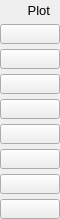
    <widget class="PyDMFrame" name="composite_12">
      <property name="geometry">
        <rect>
          <x>1071</x>
          <y>60</y>
          <width>60</width>
          <height>219</height>
        </rect>
      </property>
      <widget class="QLabel" name="text_24">
        <property name="geometry">
          <rect>
            <x>10</x>
            <y>0</y>
            <width>40</width>
            <height>20</height>
          </rect>
        </property>
        <property name="text">
          <string>Plot</string>
        </property>
        <property name="font" stdset="0">
          <font>
            <pointsize>10</pointsize>
          </font>
        </property>
        <property name="brush" stdset="0">
          <brush brushstyle="SolidPattern">
            <color alpha="255">
              <red>0</red>
              <green>0</green>
              <blue>0</blue>
            </color>
          </brush>
        </property>
        <property name="toolTip">
          <string>text_24</string>
        </property>
        <property name="alignment">
          <set>Qt::AlignRight|Qt::AlignTrailing|Qt::AlignVCenter</set>
        </property>
        <property name="styleSheet">
          <string notr="true">QLabel#text_24 {
  color: rgb(0, 0, 0);
  }</string>
        </property>
      </widget>
      <widget class="PyDMRelatedDisplayButton" name="related_display_8">
        <property name="geometry">
          <rect>
            <x>0</x>
            <y>24</y>
            <width>60</width>
            <height>20</height>
          </rect>
        </property>
        <property name="showIcon" stdset="0">
          <bool>true</bool>
        </property>
        <property name="font" stdset="0">
          <font>
            <pointsize>10</pointsize>
          </font>
        </property>
        <property name="styleSheet">
          <string notr="true">PyDMRelatedDisplayButton#related_display_8 {
  color: rgb(0, 0, 0);
  background-color: rgb(115, 223, 255);
  }</string>
        </property>
        <property name="titles" stdset="0">
          <stringlist>
            <string>Time series minimum</string>
            <string>Time series maximum</string>
            <string>Time series mean</string>
            <string>Time series total</string>
            <string>Time series net</string>
          </stringlist>
        </property>
        <property name="filenames" stdset="0">
          <stringlist>
            <string>TimeSeries_V31.ui</string>
            <string>TimeSeries_V31.ui</string>
            <string>TimeSeries_V31.ui</string>
            <string>TimeSeries_V31.ui</string>
            <string>TimeSeries_V31.ui</string>
          </stringlist>
        </property>
        <property name="macros" stdset="0">
          <stringlist>
            <string>P=${P},R=${R},PLT=${ROI1}TSMinValue</string>
            <string>P=${P},R=${R},PLT=${ROI1}TSMaxValue</string>
            <string>P=${P},R=${R},PLT=${ROI1}TSMeanValue</string>
            <string>P=${P},R=${R},PLT=${ROI1}TSTotal</string>
            <string>P=${P},R=${R},PLT=${ROI1}TSNet</string>
          </stringlist>
        </property>
        <property name="openInNewWindow" stdset="0">
          <bool>true</bool>
        </property>
      </widget>
      <widget class="PyDMRelatedDisplayButton" name="related_display_9">
        <property name="geometry">
          <rect>
            <x>0</x>
            <y>49</y>
            <width>60</width>
            <height>20</height>
          </rect>
        </property>
        <property name="showIcon" stdset="0">
          <bool>true</bool>
        </property>
        <property name="font" stdset="0">
          <font>
            <pointsize>10</pointsize>
          </font>
        </property>
        <property name="styleSheet">
          <string notr="true">PyDMRelatedDisplayButton#related_display_9 {
  color: rgb(0, 0, 0);
  background-color: rgb(115, 223, 255);
  }</string>
        </property>
        <property name="titles" stdset="0">
          <stringlist>
            <string>Time series minimum</string>
            <string>Time series maximum</string>
            <string>Time series mean</string>
            <string>Time series total</string>
            <string>Time series net</string>
          </stringlist>
        </property>
        <property name="filenames" stdset="0">
          <stringlist>
            <string>TimeSeries_V31.ui</string>
            <string>TimeSeries_V31.ui</string>
            <string>TimeSeries_V31.ui</string>
            <string>TimeSeries_V31.ui</string>
            <string>TimeSeries_V31.ui</string>
          </stringlist>
        </property>
        <property name="macros" stdset="0">
          <stringlist>
            <string>P=${P},R=${R},PLT=${ROI2}TSMinValue</string>
            <string>P=${P},R=${R},PLT=${ROI2}TSMaxValue</string>
            <string>P=${P},R=${R},PLT=${ROI2}TSMeanValue</string>
            <string>P=${P},R=${R},PLT=${ROI2}TSTotal</string>
            <string>P=${P},R=${R},PLT=${ROI2}TSNet</string>
          </stringlist>
        </property>
        <property name="openInNewWindow" stdset="0">
          <bool>true</bool>
        </property>
      </widget>
      <widget class="PyDMRelatedDisplayButton" name="related_display_10">
        <property name="geometry">
          <rect>
            <x>0</x>
            <y>74</y>
            <width>60</width>
            <height>20</height>
          </rect>
        </property>
        <property name="showIcon" stdset="0">
          <bool>true</bool>
        </property>
        <property name="font" stdset="0">
          <font>
            <pointsize>10</pointsize>
          </font>
        </property>
        <property name="styleSheet">
          <string notr="true">PyDMRelatedDisplayButton#related_display_10 {
  color: rgb(0, 0, 0);
  background-color: rgb(115, 223, 255);
  }</string>
        </property>
        <property name="titles" stdset="0">
          <stringlist>
            <string>Time series minimum</string>
            <string>Time series maximum</string>
            <string>Time series mean</string>
            <string>Time series total</string>
            <string>Time series net</string>
          </stringlist>
        </property>
        <property name="filenames" stdset="0">
          <stringlist>
            <string>TimeSeries_V31.ui</string>
            <string>TimeSeries_V31.ui</string>
            <string>TimeSeries_V31.ui</string>
            <string>TimeSeries_V31.ui</string>
            <string>TimeSeries_V31.ui</string>
          </stringlist>
        </property>
        <property name="macros" stdset="0">
          <stringlist>
            <string>P=${P},R=${R},PLT=${ROI3}TSMinValue</string>
            <string>P=${P},R=${R},PLT=${ROI3}TSMaxValue</string>
            <string>P=${P},R=${R},PLT=${ROI3}TSMeanValue</string>
            <string>P=${P},R=${R},PLT=${ROI3}TSTotal</string>
            <string>P=${P},R=${R},PLT=${ROI3}TSNet</string>
          </stringlist>
        </property>
        <property name="openInNewWindow" stdset="0">
          <bool>true</bool>
        </property>
      </widget>
      <widget class="PyDMRelatedDisplayButton" name="related_display_11">
        <property name="geometry">
          <rect>
            <x>0</x>
            <y>99</y>
            <width>60</width>
            <height>20</height>
          </rect>
        </property>
        <property name="showIcon" stdset="0">
          <bool>true</bool>
        </property>
        <property name="font" stdset="0">
          <font>
            <pointsize>10</pointsize>
          </font>
        </property>
        <property name="styleSheet">
          <string notr="true">PyDMRelatedDisplayButton#related_display_11 {
  color: rgb(0, 0, 0);
  background-color: rgb(115, 223, 255);
  }</string>
        </property>
        <property name="titles" stdset="0">
          <stringlist>
            <string>Time series minimum</string>
            <string>Time series maximum</string>
            <string>Time series mean</string>
            <string>Time series total</string>
            <string>Time series net</string>
          </stringlist>
        </property>
        <property name="filenames" stdset="0">
          <stringlist>
            <string>TimeSeries_V31.ui</string>
            <string>TimeSeries_V31.ui</string>
            <string>TimeSeries_V31.ui</string>
            <string>TimeSeries_V31.ui</string>
            <string>TimeSeries_V31.ui</string>
          </stringlist>
        </property>
        <property name="macros" stdset="0">
          <stringlist>
            <string>P=${P},R=${R},PLT=${ROI4}TSMinValue</string>
            <string>P=${P},R=${R},PLT=${ROI4}TSMaxValue</string>
            <string>P=${P},R=${R},PLT=${ROI4}TSMeanValue</string>
            <string>P=${P},R=${R},PLT=${ROI4}TSTotal</string>
            <string>P=${P},R=${R},PLT=${ROI4}TSNet</string>
          </stringlist>
        </property>
        <property name="openInNewWindow" stdset="0">
          <bool>true</bool>
        </property>
      </widget>
      <widget class="PyDMRelatedDisplayButton" name="related_display_12">
        <property name="geometry">
          <rect>
            <x>0</x>
            <y>124</y>
            <width>60</width>
            <height>20</height>
          </rect>
        </property>
        <property name="showIcon" stdset="0">
          <bool>true</bool>
        </property>
        <property name="font" stdset="0">
          <font>
            <pointsize>10</pointsize>
          </font>
        </property>
        <property name="styleSheet">
          <string notr="true">PyDMRelatedDisplayButton#related_display_12 {
  color: rgb(0, 0, 0);
  background-color: rgb(115, 223, 255);
  }</string>
        </property>
        <property name="titles" stdset="0">
          <stringlist>
            <string>Time series minimum</string>
            <string>Time series maximum</string>
            <string>Time series mean</string>
            <string>Time series total</string>
            <string>Time series net</string>
          </stringlist>
        </property>
        <property name="filenames" stdset="0">
          <stringlist>
            <string>TimeSeries_V31.ui</string>
            <string>TimeSeries_V31.ui</string>
            <string>TimeSeries_V31.ui</string>
            <string>TimeSeries_V31.ui</string>
            <string>TimeSeries_V31.ui</string>
          </stringlist>
        </property>
        <property name="macros" stdset="0">
          <stringlist>
            <string>P=${P},R=${R},PLT=${ROI5}TSMinValue</string>
            <string>P=${P},R=${R},PLT=${ROI5}TSMaxValue</string>
            <string>P=${P},R=${R},PLT=${ROI5}TSMeanValue</string>
            <string>P=${P},R=${R},PLT=${ROI5}TSTotal</string>
            <string>P=${P},R=${R},PLT=${ROI5}TSNet</string>
          </stringlist>
        </property>
        <property name="openInNewWindow" stdset="0">
          <bool>true</bool>
        </property>
      </widget>
      <widget class="PyDMRelatedDisplayButton" name="related_display_13">
        <property name="geometry">
          <rect>
            <x>0</x>
            <y>149</y>
            <width>60</width>
            <height>20</height>
          </rect>
        </property>
        <property name="showIcon" stdset="0">
          <bool>true</bool>
        </property>
        <property name="font" stdset="0">
          <font>
            <pointsize>10</pointsize>
          </font>
        </property>
        <property name="styleSheet">
          <string notr="true">PyDMRelatedDisplayButton#related_display_13 {
  color: rgb(0, 0, 0);
  background-color: rgb(115, 223, 255);
  }</string>
        </property>
        <property name="titles" stdset="0">
          <stringlist>
            <string>Time series minimum</string>
            <string>Time series maximum</string>
            <string>Time series mean</string>
            <string>Time series total</string>
            <string>Time series net</string>
          </stringlist>
        </property>
        <property name="filenames" stdset="0">
          <stringlist>
            <string>TimeSeries_V31.ui</string>
            <string>TimeSeries_V31.ui</string>
            <string>TimeSeries_V31.ui</string>
            <string>TimeSeries_V31.ui</string>
            <string>TimeSeries_V31.ui</string>
          </stringlist>
        </property>
        <property name="macros" stdset="0">
          <stringlist>
            <string>P=${P},R=${R},PLT=${ROI6}TSMinValue</string>
            <string>P=${P},R=${R},PLT=${ROI6}TSMaxValue</string>
            <string>P=${P},R=${R},PLT=${ROI6}TSMeanValue</string>
            <string>P=${P},R=${R},PLT=${ROI6}TSTotal</string>
            <string>P=${P},R=${R},PLT=${ROI6}TSNet</string>
          </stringlist>
        </property>
        <property name="openInNewWindow" stdset="0">
          <bool>true</bool>
        </property>
      </widget>
      <widget class="PyDMRelatedDisplayButton" name="related_display_14">
        <property name="geometry">
          <rect>
            <x>0</x>
            <y>174</y>
            <width>60</width>
            <height>20</height>
          </rect>
        </property>
        <property name="showIcon" stdset="0">
          <bool>true</bool>
        </property>
        <property name="font" stdset="0">
          <font>
            <pointsize>10</pointsize>
          </font>
        </property>
        <property name="styleSheet">
          <string notr="true">PyDMRelatedDisplayButton#related_display_14 {
  color: rgb(0, 0, 0);
  background-color: rgb(115, 223, 255);
  }</string>
        </property>
        <property name="titles" stdset="0">
          <stringlist>
            <string>Time series minimum</string>
            <string>Time series maximum</string>
            <string>Time series mean</string>
            <string>Time series total</string>
            <string>Time series net</string>
          </stringlist>
        </property>
        <property name="filenames" stdset="0">
          <stringlist>
            <string>TimeSeries_V31.ui</string>
            <string>TimeSeries_V31.ui</string>
            <string>TimeSeries_V31.ui</string>
            <string>TimeSeries_V31.ui</string>
            <string>TimeSeries_V31.ui</string>
          </stringlist>
        </property>
        <property name="macros" stdset="0">
          <stringlist>
            <string>P=${P},R=${R},PLT=${ROI7}TSMinValue</string>
            <string>P=${P},R=${R},PLT=${ROI7}TSMaxValue</string>
            <string>P=${P},R=${R},PLT=${ROI7}TSMeanValue</string>
            <string>P=${P},R=${R},PLT=${ROI7}TSTotal</string>
            <string>P=${P},R=${R},PLT=${ROI7}TSNet</string>
          </stringlist>
        </property>
        <property name="openInNewWindow" stdset="0">
          <bool>true</bool>
        </property>
      </widget>
      <widget class="PyDMRelatedDisplayButton" name="related_display_15">
        <property name="geometry">
          <rect>
            <x>0</x>
            <y>199</y>
            <width>60</width>
            <height>20</height>
          </rect>
        </property>
        <property name="showIcon" stdset="0">
          <bool>true</bool>
        </property>
        <property name="font" stdset="0">
          <font>
            <pointsize>10</pointsize>
          </font>
        </property>
        <property name="styleSheet">
          <string notr="true">PyDMRelatedDisplayButton#related_display_15 {
  color: rgb(0, 0, 0);
  background-color: rgb(115, 223, 255);
  }</string>
        </property>
        <property name="titles" stdset="0">
          <stringlist>
            <string>Time series minimum</string>
            <string>Time series maximum</string>
            <string>Time series mean</string>
            <string>Time series total</string>
            <string>Time series net</string>
          </stringlist>
        </property>
        <property name="filenames" stdset="0">
          <stringlist>
            <string>TimeSeries_V31.ui</string>
            <string>TimeSeries_V31.ui</string>
            <string>TimeSeries_V31.ui</string>
            <string>TimeSeries_V31.ui</string>
            <string>TimeSeries_V31.ui</string>
          </stringlist>
        </property>
        <property name="macros" stdset="0">
          <stringlist>
            <string>P=${P},R=${R},PLT=${ROI8}TSMinValue</string>
            <string>P=${P},R=${R},PLT=${ROI8}TSMaxValue</string>
            <string>P=${P},R=${R},PLT=${ROI8}TSMeanValue</string>
            <string>P=${P},R=${R},PLT=${ROI8}TSTotal</string>
            <string>P=${P},R=${R},PLT=${ROI8}TSNet</string>
          </stringlist>
        </property>
        <property name="openInNewWindow" stdset="0">
          <bool>true</bool>
        </property>
      </widget>
    </widget>
